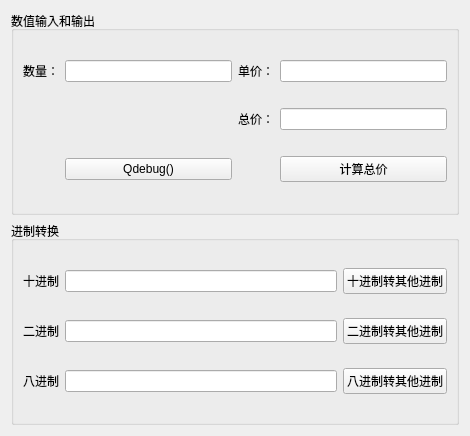
<?xml version="1.0" encoding="UTF-8"?>
<ui version="4.0">
 <class>Widget</class>
 <widget class="QWidget" name="Widget">
  <property name="geometry">
   <rect>
    <x>0</x>
    <y>0</y>
    <width>470</width>
    <height>436</height>
   </rect>
  </property>
  <property name="windowTitle">
   <string>Widget</string>
  </property>
  <layout class="QGridLayout" name="gridLayout_3">
   <item row="0" column="0">
    <widget class="QGroupBox" name="groupBox">
     <property name="title">
      <string>数值输入和输出</string>
     </property>
     <layout class="QGridLayout" name="gridLayout">
      <item row="0" column="0">
       <widget class="QLabel" name="label_7">
        <property name="text">
         <string>数量：</string>
        </property>
       </widget>
      </item>
      <item row="0" column="1">
       <widget class="QLineEdit" name="textNumber">
        <property name="minimumSize">
         <size>
          <width>150</width>
          <height>0</height>
         </size>
        </property>
       </widget>
      </item>
      <item row="0" column="2">
       <widget class="QLabel" name="label_8">
        <property name="text">
         <string>单价：</string>
        </property>
       </widget>
      </item>
      <item row="0" column="3">
       <widget class="QLineEdit" name="textUnitPrice">
        <property name="minimumSize">
         <size>
          <width>150</width>
          <height>0</height>
         </size>
        </property>
       </widget>
      </item>
      <item row="1" column="2">
       <widget class="QLabel" name="label_9">
        <property name="text">
         <string>总价：</string>
        </property>
       </widget>
      </item>
      <item row="1" column="3">
       <widget class="QLineEdit" name="textsSum">
        <property name="minimumSize">
         <size>
          <width>150</width>
          <height>0</height>
         </size>
        </property>
       </widget>
      </item>
      <item row="2" column="1">
       <widget class="QPushButton" name="btnQdebug">
        <property name="text">
         <string>Qdebug()</string>
        </property>
       </widget>
      </item>
      <item row="2" column="3">
       <widget class="QPushButton" name="btnsum">
        <property name="text">
         <string>计算总价</string>
        </property>
       </widget>
      </item>
     </layout>
    </widget>
   </item>
   <item row="1" column="0">
    <widget class="QGroupBox" name="groupBox_2">
     <property name="title">
      <string>进制转换</string>
     </property>
     <layout class="QGridLayout" name="gridLayout_2">
      <item row="0" column="2">
       <widget class="QPushButton" name="btnDEC2Others">
        <property name="text">
         <string>十进制转其他进制</string>
        </property>
       </widget>
      </item>
      <item row="2" column="1">
       <widget class="QLineEdit" name="textOCT">
        <property name="minimumSize">
         <size>
          <width>150</width>
          <height>0</height>
         </size>
        </property>
       </widget>
      </item>
      <item row="1" column="1">
       <widget class="QLineEdit" name="textBIN"/>
      </item>
      <item row="2" column="2">
       <widget class="QPushButton" name="btnOCT2Others">
        <property name="text">
         <string>八进制转其他进制</string>
        </property>
       </widget>
      </item>
      <item row="0" column="0">
       <widget class="QLabel" name="label_4">
        <property name="text">
         <string>十进制</string>
        </property>
       </widget>
      </item>
      <item row="0" column="1">
       <widget class="QLineEdit" name="textDEC">
        <property name="minimumSize">
         <size>
          <width>150</width>
          <height>0</height>
         </size>
        </property>
       </widget>
      </item>
      <item row="1" column="0">
       <widget class="QLabel" name="label_5">
        <property name="text">
         <string>二进制</string>
        </property>
       </widget>
      </item>
      <item row="2" column="0">
       <widget class="QLabel" name="label_6">
        <property name="text">
         <string>八进制</string>
        </property>
       </widget>
      </item>
      <item row="1" column="2">
       <widget class="QPushButton" name="btnBIN2Others">
        <property name="text">
         <string>二进制转其他进制</string>
        </property>
       </widget>
      </item>
     </layout>
    </widget>
   </item>
  </layout>
 </widget>
 <resources/>
 <connections/>
</ui>
